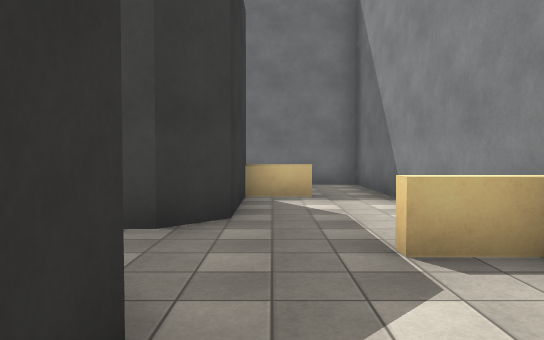
View 1 (above)

16 first-person views from a walk through a 3-D level made in the Unity game engine. The camera is 1.5 m above the floor, tilts 2° down and sees 70° across. The floor is counted in squares, 2 m on a side. Each view is taken from the middle of a square. On the plan, view 1 faces up. The plan holds only what a view shows up to about 12 squares ahead; the rest is blank. Some animated figures are not drawn. Surface patterns are stand-ins for the level's own textures.

View 2
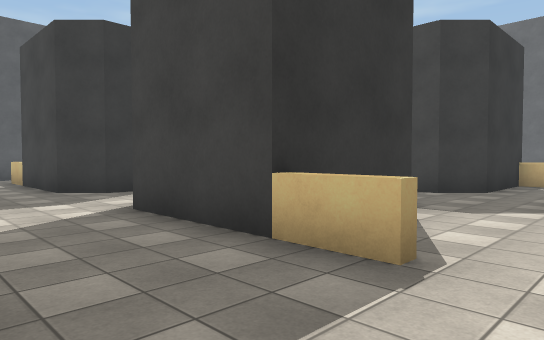

View 3
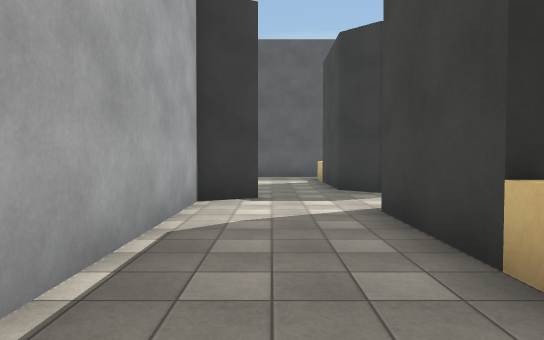

View 4
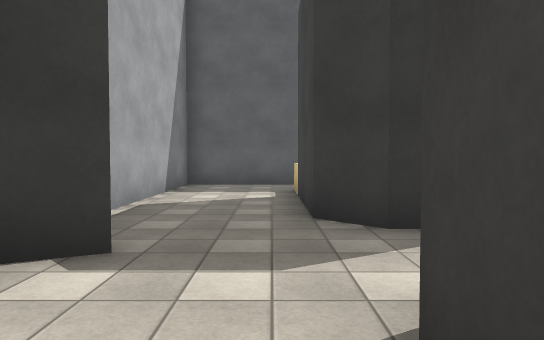

View 5
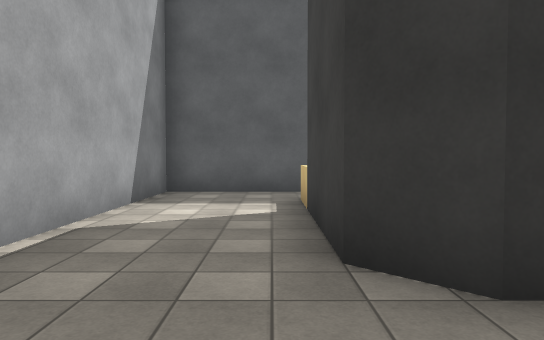

View 6
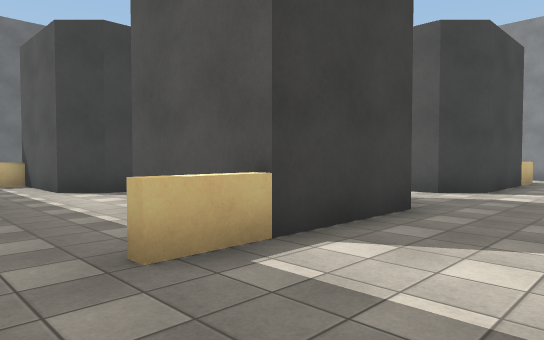

View 7
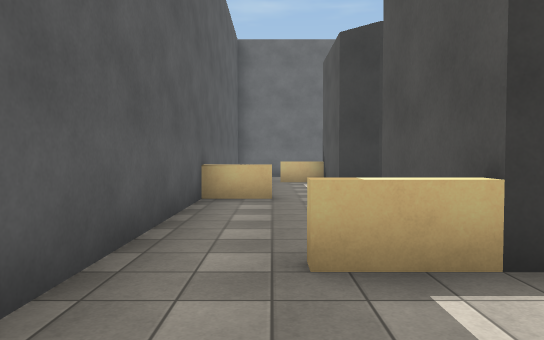

View 8
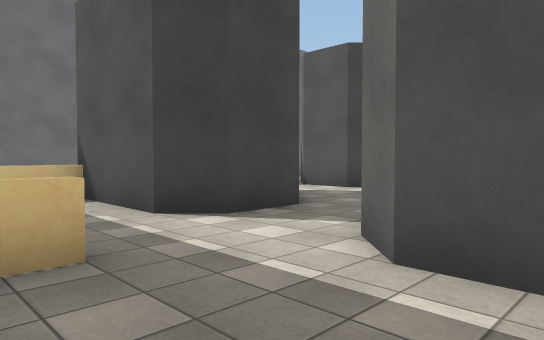

View 9
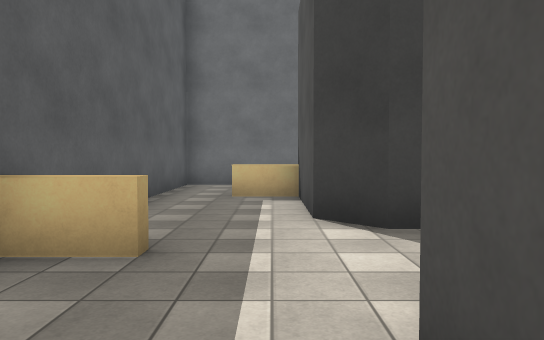

View 10
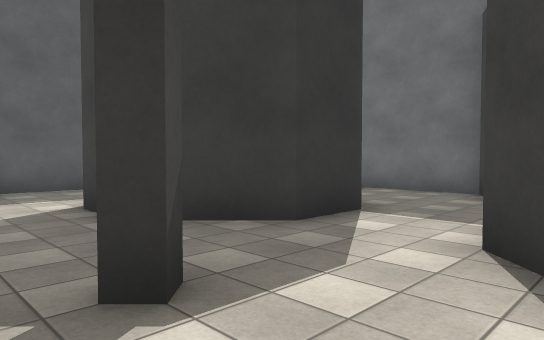

View 11
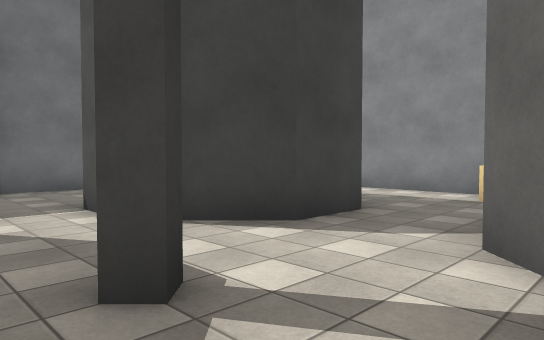

View 12
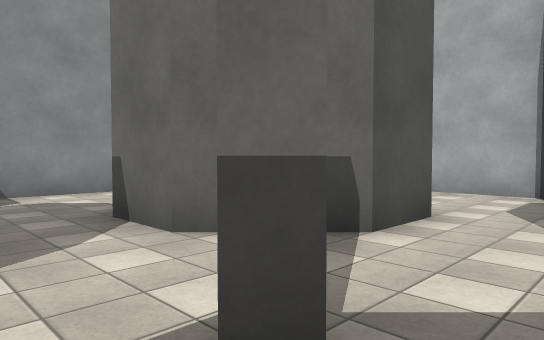

View 13
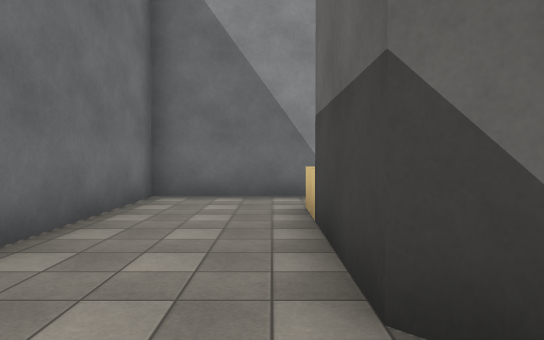

View 14
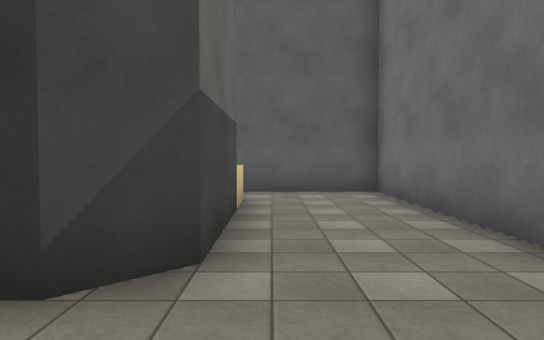

View 15
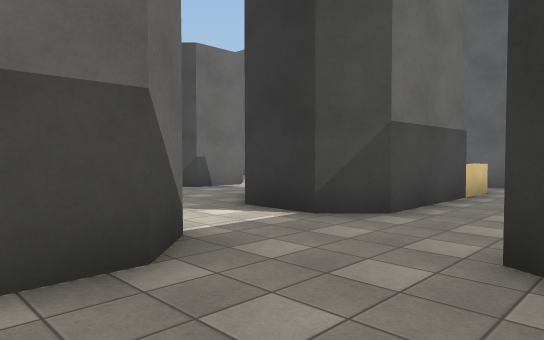

View 16
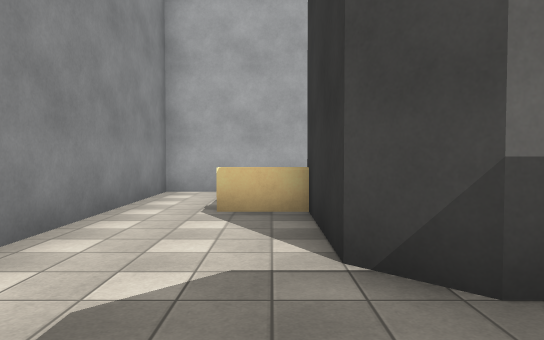

### Floor plan
Ten units are one square. View 1 is at (0, 0); x grows to the right and y downward. Boxes are objects, and circles mark ways between rooms. Rooms are numbered by the first view taken in them; rooms with no view inside come last. Other rooms are left out.
<svg viewBox="-127 -108 154 155">
<path fill="none" stroke="#000" d="M-60 1 -60 8 -67 15 -108 15M-26 -20 -12 -20 -5 -13 -5 15M-50 32 -45 42 22 42 22 -103 -44 -103M-5 12 8 12M-74 -40 -88 -40 -95 -47M-95 15 -95 -13 -88 -20 -74 -20M-40 -54 -40 -68 -33 -75 4 -75M9 15 -33 15 -40 8 -40 -6M-109 -29 -122 -29M21 -29 10 -29M-67 -75 -60 -68 -60 -54M-122 -35 -122 42 -71 42M-5 -75 -5 -47 -12 -40 -26 -40M8 -72 -5 -72M-50 -32 -48 -30 -50 -28 -52 -30 -50 -32M-60 -54 -70 -44M-26 -40 -40 -54M-74 -20 -71 -17M-40 -6 -26 -20M-108 -75 -67 -75M-95 -72 -108 -72M-95 -47 -95 -75M-53 -98 -55 -103 -122 -103 -122 -35"/>
<circle cx="-15" cy="-30" r="3" fill="#2a7"/>
<circle cx="-50" cy="-65" r="3" fill="#2a7"/>
<circle cx="-50" cy="5" r="3" fill="#2a7"/>
<circle cx="-85" cy="-30" r="3" fill="#2a7"/>
<circle cx="-105" cy="-35" r="3" fill="#2a7"/>
<circle cx="-55" cy="-85" r="3" fill="#2a7"/>
<text x="-50" y="0">1</text>
<text x="-50" y="-40">2</text>
<text x="-100" y="-80">3</text>
</svg>
Room 1 opens to room 2. Room 1 opens to room 3.

Where each view was taken, in squares from view 1:
view 1: 0 up, 0 right, facing up
view 2: 4 down, 2 right, facing up-left
view 3: 3 down, 2 right, facing left
view 4: 2 down, 2 left, facing left
view 5: 2 down, 4 left, facing left
view 6: 4 down, 12 left, facing up-right
view 7: 4 down, 11 left, facing up
view 8: 0 up, 12 left, facing up-right
view 9: 0 up, 10 left, facing up
view 10: 2 up, 3 left, facing up-left
view 11: 1 up, 6 left, facing up-right
view 12: 4 up, 6 left, facing down-right
view 13: 8 up, 5 left, facing right
view 14: 8 up, 4 left, facing left
view 15: 10 up, 2 left, facing down-left
view 16: 4 up, 0 right, facing down
